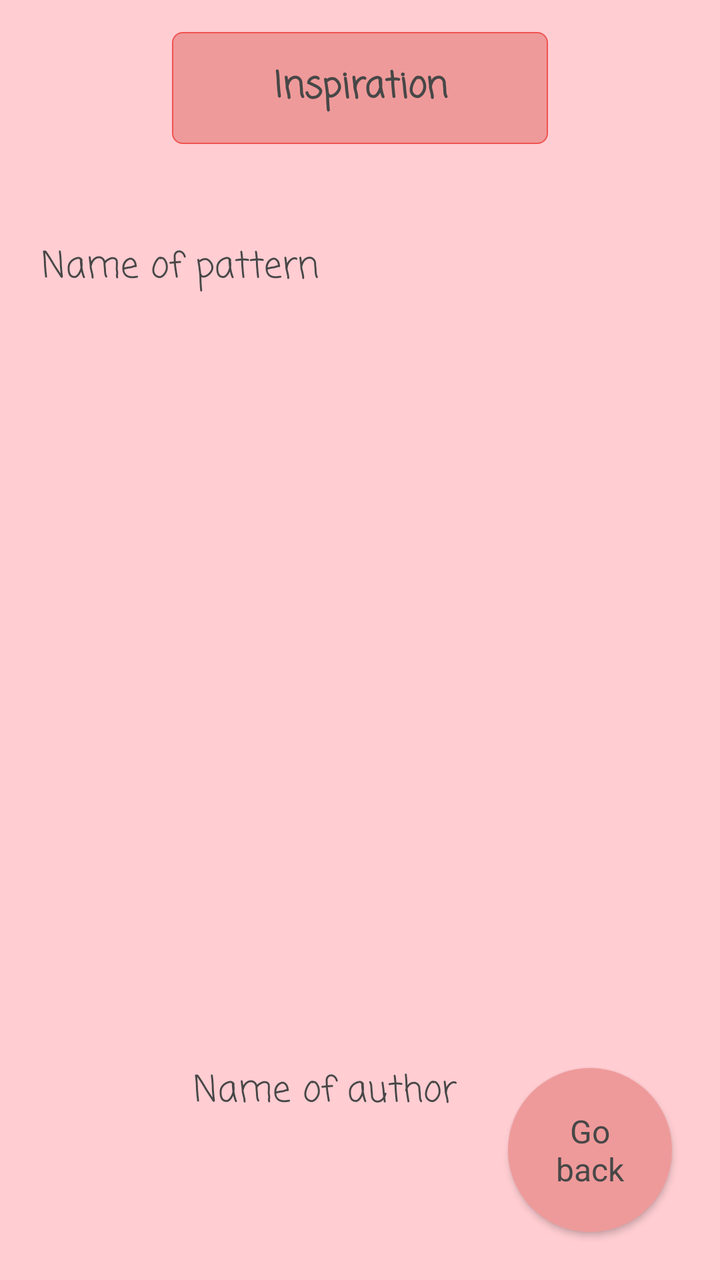
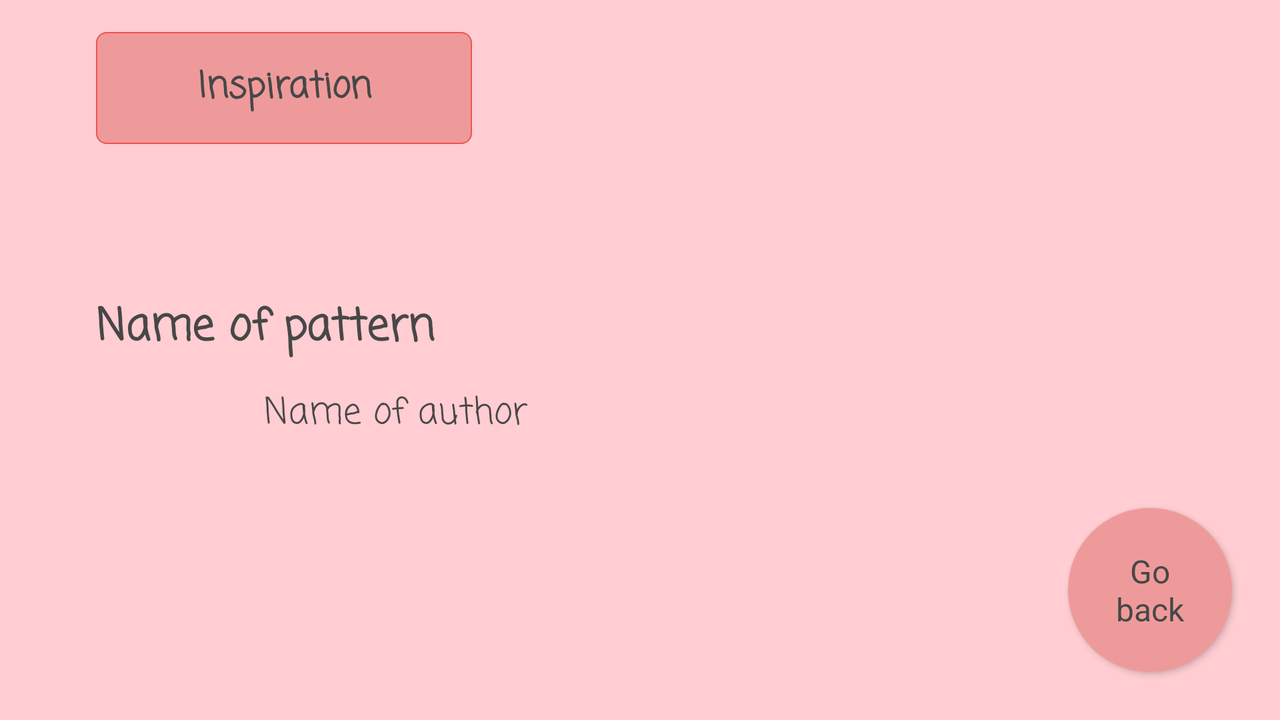

First picture: res/layout/ on a phone held upright. Second picture: the repository's own variant of that layout, on a device whose configuration matches the variant's folder. Source for both follows.
<!-- AndroidManifest.xml: application theme Theme.KnittyBuddy -->
<!-- res/layout/activity_inspiration_detail.xml -->
<?xml version="1.0" encoding="utf-8"?>
<androidx.constraintlayout.widget.ConstraintLayout xmlns:android="http://schemas.android.com/apk/res/android"
    xmlns:app="http://schemas.android.com/apk/res-auto"
    xmlns:tools="http://schemas.android.com/tools"
    android:layout_width="match_parent"
    android:layout_height="match_parent"
    android:background="@color/background"
    tools:context=".inspiration.InspirationDetailActivity">

    <TextView
        android:id="@+id/InspirationListHeaderText"
        style="@style/textFieldStyle"
        android:layout_width="188dp"
        android:layout_height="56dp"
        android:layout_marginTop="16dp"
        android:background="@drawable/rounded_squared_shape_dark"
        android:gravity="center"
        android:text="@string/inspiration"
        android:textStyle="bold"
        app:layout_constraintEnd_toEndOf="parent"
        app:layout_constraintStart_toStartOf="parent"
        app:layout_constraintTop_toTopOf="parent"
        tools:text="@string/inspiration" />

    <Button
        android:id="@+id/btn_inspirationDetail_back"
        style="@style/buttonStyle"
        android:layout_width="82dp"
        android:layout_height="82dp"
        android:layout_marginEnd="24dp"
        android:layout_marginRight="24dp"
        android:layout_marginBottom="24dp"
        android:text="@string/go_back"
        app:layout_constraintBottom_toBottomOf="parent"
        app:layout_constraintEnd_toEndOf="parent"
        tools:text="@string/go_back" />

    <TextView
        android:id="@+id/InspirationDetailPatternName"
        style="@style/textFieldStyle"
        android:layout_width="237dp"
        android:layout_height="40dp"
        android:text="@string/detail_name"
        app:layout_constraintBottom_toTopOf="@+id/InspirationDetailPatternPhoto"
        app:layout_constraintStart_toStartOf="@+id/InspirationDetailPatternPhoto" />


    <ImageView
        android:id="@+id/InspirationDetailPatternPhoto"
        android:layout_width="320dp"
        android:layout_height="320dp"
        android:layout_marginTop="88dp"
        app:layout_constraintEnd_toEndOf="@+id/InspirationListHeaderText"
        app:layout_constraintHorizontal_bias="0.496"
        app:layout_constraintStart_toStartOf="@+id/InspirationListHeaderText"
        app:layout_constraintTop_toBottomOf="@+id/InspirationListHeaderText"
        tools:srcCompat="@tools:sample/avatars" />

    <TextView
        android:id="@+id/InspirationDetailAuthorName"
        style="@style/textFieldStyle"
        android:layout_width="175dp"
        android:layout_height="59dp"
        android:layout_marginStart="8dp"
        android:layout_marginLeft="8dp"
        android:layout_marginTop="4dp"
        android:text="@string/detail_author"
        app:layout_constraintStart_toEndOf="@+id/InspirationDetailAuthorPhoto"
        app:layout_constraintTop_toTopOf="@+id/InspirationDetailAuthorPhoto" />

    <ImageView
        android:id="@+id/InspirationDetailAuthorPhoto"
        android:layout_width="68dp"
        android:layout_height="68dp"
        android:layout_marginTop="48dp"
        app:layout_constraintStart_toStartOf="@+id/InspirationDetailPatternPhoto"
        app:layout_constraintTop_toBottomOf="@+id/InspirationDetailPatternPhoto"
        tools:srcCompat="@tools:sample/avatars" />


</androidx.constraintlayout.widget.ConstraintLayout>
<!-- resources referenced by this layout -->
<resources>
  <color name="background">#FFCDD2</color>
  <!-- drawable rounded_squared_shape_dark (drawable-v24) -->
  <?xml version="1.0" encoding="utf-8"?>
  <shape xmlns:android="http://schemas.android.com/apk/res/android"
      android:shape="rectangle">
  
      <solid android:color="@color/buttonHeader"/>
      <corners android:radius="5dp"/>
      <stroke android:color="@color/outlinerDark" android:width="2px"/>
  </shape>
  <string name="detail_author">Name of author</string>
  <string name="detail_name">Name of pattern</string>
  <string name="go_back">Go back</string>
  <string name="inspiration">Inspiration</string>
  <style name="buttonStyle" parent="@android:style/Widget.Button.Small">
          <item name="android:textColor">@color/textColor</item>
          <item name="android:textSize">16sp</item>
          <item name="android:background">@drawable/round_shape</item>
          <item name="backgroundTint">@color/buttonHeader</item>
      </style>
  <style name="textFieldStyle" parent="@android:style/Widget.TextView">
          <item name="android:textColor">@color/textColor</item>
          <item name="android:textSize">18sp</item>
          <item name="android:fontFamily">casual</item>
      </style>
  <style name="Theme.KnittyBuddy" parent="Theme.MaterialComponents.DayNight.DarkActionBar">
          
          <item name="colorPrimary">@color/buttonHeader</item>
          <item name="colorPrimaryVariant">@color/backgroundHeader</item>
          <item name="colorPrimarySurface">@color/background</item>
          <item name="colorOnPrimary">@color/textColor</item>
          <item name="backgroundColor">@color/background</item>
          
          <item name="colorSecondary">@color/teal_200</item>
          <item name="colorSecondaryVariant">@color/teal_700</item>
          <item name="colorOnSecondary">@color/black</item>
          
          <item name="android:statusBarColor" tools:targetApi="l">?attr/colorPrimaryVariant</item>
          
      </style>
  <color name="buttonHeader">#EF9A9A</color>
  <color name="outlinerDark">#EF5350</color>
  <color name="textColor">#474747</color>
  <!-- drawable round_shape (drawable-v24) -->
  <?xml version="1.0" encoding="utf-8"?>
  <shape xmlns:android="http://schemas.android.com/apk/res/android"
      android:shape="rectangle">
  
      <solid android:color="@color/buttonHeader"/>
      <corners android:radius="200dp"/>
      <stroke android:color="@color/black" android:width="2px"/>
  </shape>
  <color name="backgroundHeader">#F3B8B8</color>
  <color name="teal_200">#FF03DAC5</color>
  <color name="teal_700">#FF018786</color>
  <color name="black">#FF000000</color>
</resources>
<!-- res/layout-land/activity_inspiration_detail.xml (the repository's variant of the layout above) -->
<!-- drawn on the phone turned sideways -->
<?xml version="1.0" encoding="utf-8"?>
<androidx.constraintlayout.widget.ConstraintLayout xmlns:android="http://schemas.android.com/apk/res/android"
    xmlns:app="http://schemas.android.com/apk/res-auto"
    xmlns:tools="http://schemas.android.com/tools"
    android:layout_width="match_parent"
    android:layout_height="match_parent"
    android:background="@color/background"
    tools:context=".inspiration.InspirationDetailActivity">

    <TextView
        android:id="@+id/InspirationListHeaderText"
        style="@style/textFieldStyle"
        android:layout_width="188dp"
        android:layout_height="56dp"
        android:layout_marginStart="48dp"
        android:layout_marginLeft="48dp"
        android:layout_marginTop="16dp"
        android:background="@drawable/rounded_squared_shape_dark"
        android:gravity="center"
        android:text="@string/inspiration"
        android:textStyle="bold"
        app:layout_constraintStart_toStartOf="parent"
        app:layout_constraintTop_toTopOf="parent"
        tools:text="@string/inspiration" />

    <Button
        android:id="@+id/btn_inspirationDetail_back"
        style="@style/buttonStyle"
        android:layout_width="82dp"
        android:layout_height="82dp"
        android:layout_marginEnd="24dp"
        android:layout_marginRight="24dp"
        android:layout_marginBottom="24dp"
        android:text="@string/go_back"
        app:layout_constraintBottom_toBottomOf="parent"
        app:layout_constraintEnd_toEndOf="parent"
        tools:text="@string/go_back" />


    <TextView
        android:id="@+id/InspirationDetailPatternName"
        style="@style/textFieldStyle"
        android:layout_width="231dp"
        android:layout_height="77dp"
        android:layout_marginTop="32dp"
        android:text="@string/detail_name"
        android:textSize="22dp"
        android:textStyle="bold"
        android:gravity="bottom|left"
        app:layout_constraintStart_toStartOf="@+id/InspirationListHeaderText"
        app:layout_constraintTop_toBottomOf="@+id/InspirationListHeaderText" />

    <ImageView
        android:id="@+id/InspirationDetailPatternPhoto"
        android:layout_width="352dp"
        android:layout_height="292dp"
        android:layout_marginTop="4dp"
        android:layout_marginEnd="80dp"
        android:layout_marginRight="80dp"
        app:layout_constraintEnd_toEndOf="parent"
        app:layout_constraintTop_toTopOf="parent"
        tools:srcCompat="@tools:sample/avatars" />

    <TextView
        android:id="@+id/InspirationDetailAuthorName"
        style="@style/textFieldStyle"
        android:layout_width="175dp"
        android:layout_height="59dp"
        android:layout_marginStart="8dp"
        android:layout_marginLeft="8dp"
        android:layout_marginTop="4dp"
        android:text="@string/detail_author"
        app:layout_constraintStart_toEndOf="@+id/InspirationDetailAuthorPhoto"
        app:layout_constraintTop_toTopOf="@+id/InspirationDetailAuthorPhoto" />

    <ImageView
        android:id="@+id/InspirationDetailAuthorPhoto"
        android:layout_width="68dp"
        android:layout_height="68dp"
        android:layout_marginStart="8dp"
        android:layout_marginLeft="8dp"
        android:layout_marginTop="8dp"
        app:layout_constraintStart_toStartOf="@+id/InspirationDetailPatternName"
        app:layout_constraintTop_toBottomOf="@+id/InspirationDetailPatternName"
        tools:srcCompat="@tools:sample/avatars" />


</androidx.constraintlayout.widget.ConstraintLayout>
